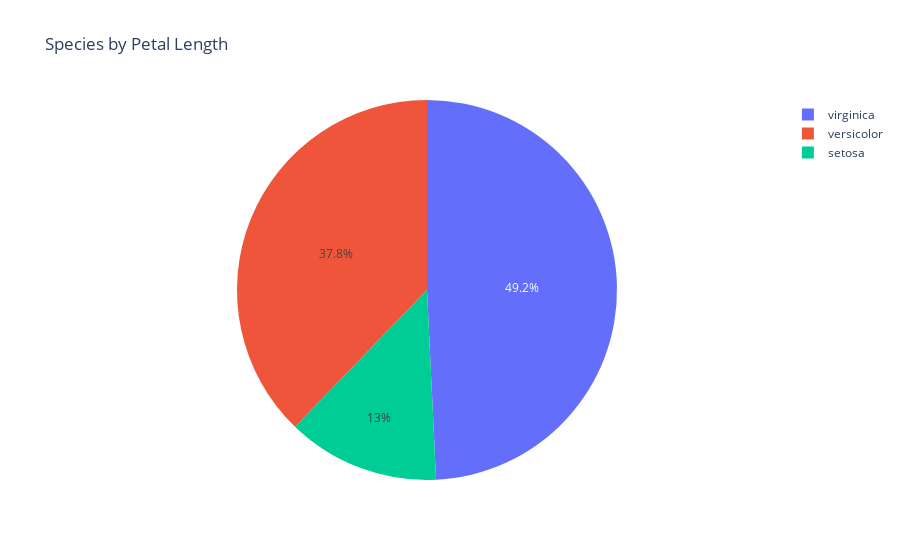

Notebook cell for this chart:
### Code cell
a = iris.groupby("species")['petal_length'].sum().reset_index().T
print(a.to_string(header=False))

fig = px.pie(iris, 
             values='petal_length', 
             names='species', 
             title='Species by Petal Length')
fig.show()

### Figure 1 — Plotly figure (JSON) as saved in the notebook; plotly's stock layout.template omitted (floating-point values rounded to 4 significant figures; data arrays with more than 128 entries replaced by an {"elided": "..."} marker saying what was removed)
{"data": [{"domain": {"x": [0, 1], "y": [0, 1]}, "hovertemplate": "species=%{label}<br>petal_length=%{value}<extra></extra>", "labels": {"elided": "150 str values"}, "legendgroup": "", "name": "", "showlegend": true, "type": "pie", "values": {"elided": "150 float values"}}], "layout": {"legend": {"tracegroupgap": 0}, "title": {"text": "Species by Petal Length"}}}
